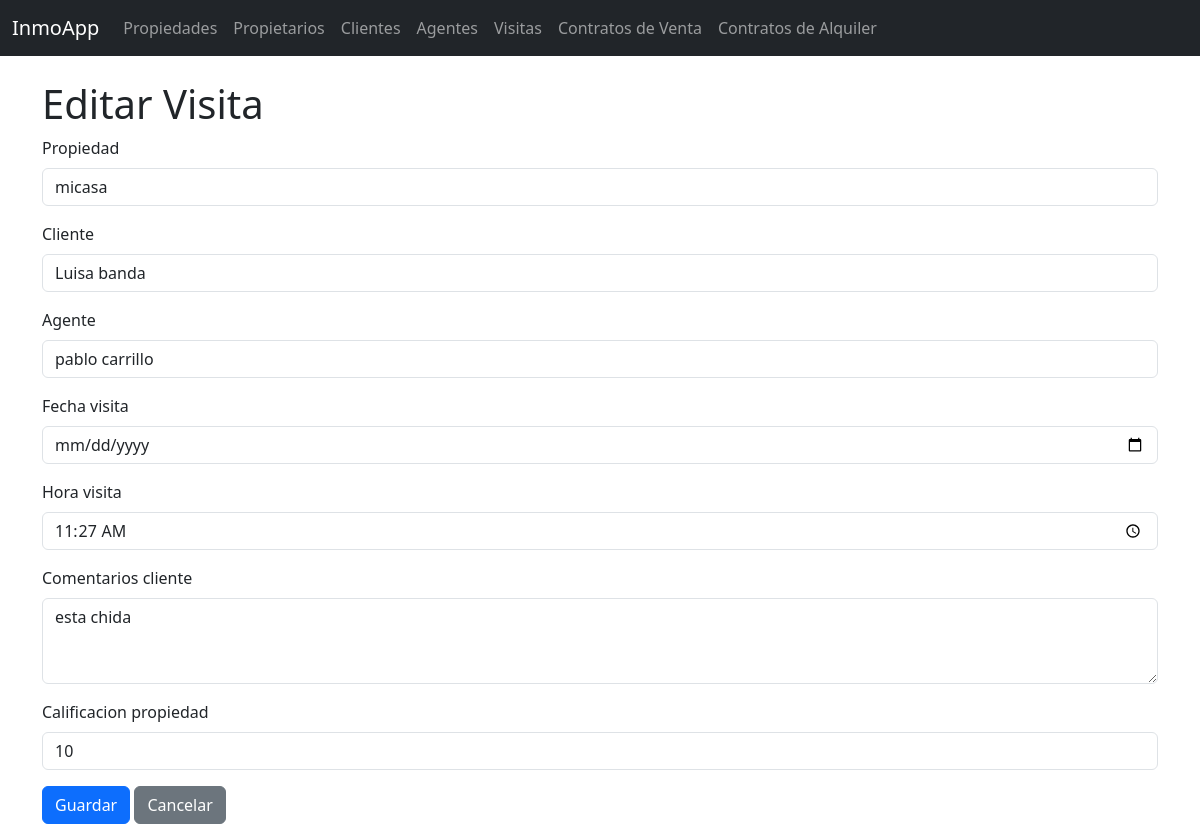
Page /visitas/1/editar/ on the committed database.
### inmobiliaria/models.py (models this page shows, shortened)
class Visita_Propiedad(models.Model):
    propiedad = models.ForeignKey(Propiedad, on_delete=models.CASCADE, related_name="visitas")
    cliente = models.ForeignKey(Cliente_Inmobiliaria, on_delete=models.CASCADE, related_name="visitas")
    agente = models.ForeignKey(Agente_Inmobiliario, on_delete=models.CASCADE, related_name="visitas")
    fecha_visita = models.DateField()
    hora_visita = models.TimeField()
    comentarios_cliente = models.TextField(blank=True, null=True)
    calificacion_propiedad = models.IntegerField(null=True, blank=True) # E.g., 1-5 estrellas

### inmobiliaria/views.py (the view)
# urls.py: path("visitas/<int:pk>/editar/", views.Visita_PropiedadUpdateView.as_view(), name="visita_propiedad_update"),
class Visita_PropiedadUpdateView(UpdateView):
    model = Visita_Propiedad
    form_class = Visita_PropiedadForm
    template_name = "inmobiliaria/visita_propiedad_form.html"
    success_url = reverse_lazy("inmobiliaria:visita_propiedad_list")

### inmobiliaria/forms.py
class Visita_PropiedadForm(forms.ModelForm):
    class Meta:
        model = Visita_Propiedad
        fields = '__all__'
        widgets = {
            'propiedad': forms.Select(attrs={'class': 'form-control'}),
            'cliente': forms.Select(attrs={'class': 'form-control'}),
            'agente': forms.Select(attrs={'class': 'form-control'}),
            'fecha_visita': forms.DateInput(attrs={'class': 'form-control', 'type': 'date'}),
            'hora_visita': forms.TimeInput(attrs={'class': 'form-control', 'type': 'time'}),
            'comentarios_cliente': forms.Textarea(attrs={'class': 'form-control', 'rows': 3}),
            'calificacion_propiedad': forms.NumberInput(attrs={'class': 'form-control'}),
        }

### inmobiliaria/models.py (called while the page is built)
    def __str__(self):
        return f"{self.nombre} {self.apellido}"

    def __str__(self):
        return f"{self.nombre} {self.apellido}"

    def __str__(self):
        return self.direccion

### inmobiliaria/templates/inmobiliaria/visita_propiedad_form.html (shortened to what this page needs)
{% extends "inmobiliaria/base.html" %}
{% block content %}
  <h1>{% if object %}Editar{% else %}Nueva{% endif %} Visita</h1>
  <form method="post">
    {% for field in form %}
      <div class="mb-3">
        <label for="{{ field.id_for_label }}" class="form-label">{{ field.label }}</label>
        {{ field }}
      </div>
    {% endfor %}
    <button type="submit" class="btn btn-primary">Guardar</button>
    <a href="{% url 'inmobiliaria:visita_propiedad_list' %}" class="btn btn-secondary">Cancelar</a>
  </form>
{% endblock %}

### rows in the picture
Visita_Propiedad: form "micasa" "Luisa banda" "pablo carrillo" "11:27:00" "esta chida" "10"

### other values in the picture
{{ field.label }} "Propiedad" "Cliente" "Agente" "Fecha visita" "Hora visita" "Comentarios cliente" "Calificacion propiedad"
